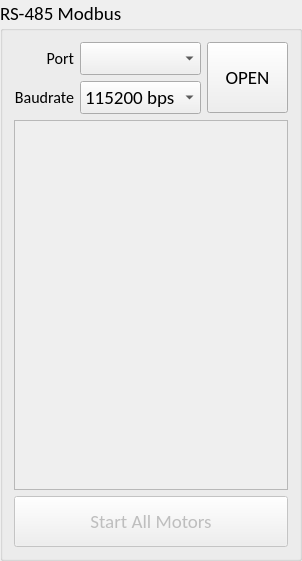
  <widget class="QGroupBox" name="groupBox">
   <property name="geometry">
    <rect>
     <x>9</x>
     <y>9</y>
     <width>302</width>
     <height>561</height>
    </rect>
   </property>
   <property name="minimumSize">
    <size>
     <width>302</width>
     <height>561</height>
    </size>
   </property>
   <property name="font">
    <font>
     <family>Calibri</family>
     <pointsize>14</pointsize>
     <weight>50</weight>
     <bold>false</bold>
    </font>
   </property>
   <property name="title">
    <string>RS-485 Modbus</string>
   </property>
   <layout class="QHBoxLayout" name="horizontalLayout_2">
    <item>
     <layout class="QVBoxLayout" name="verticalLayout">
      <item>
       <layout class="QHBoxLayout" name="horizontalLayout">
        <item>
         <layout class="QGridLayout" name="gridLayout">
          <item row="0" column="1">
           <widget class="QComboBox" name="cbSerialPort"/>
          </item>
          <item row="0" column="0">
           <widget class="QLabel" name="lbSerialPort">
            <property name="font">
             <font>
              <family>Calibri</family>
              <pointsize>12</pointsize>
              <weight>50</weight>
              <bold>false</bold>
             </font>
            </property>
            <property name="midLineWidth">
             <number>0</number>
            </property>
            <property name="text">
             <string>Port</string>
            </property>
            <property name="alignment">
             <set>Qt::AlignRight|Qt::AlignTrailing|Qt::AlignVCenter</set>
            </property>
           </widget>
          </item>
          <item row="1" column="0">
           <widget class="QLabel" name="lbSerialPort_2">
            <property name="font">
             <font>
              <family>Calibri</family>
              <pointsize>12</pointsize>
              <weight>50</weight>
              <bold>false</bold>
             </font>
            </property>
            <property name="midLineWidth">
             <number>0</number>
            </property>
            <property name="text">
             <string>Baudrate</string>
            </property>
            <property name="alignment">
             <set>Qt::AlignRight|Qt::AlignTrailing|Qt::AlignVCenter</set>
            </property>
           </widget>
          </item>
          <item row="1" column="1">
           <widget class="QComboBox" name="cbBaudRate">
            <property name="currentIndex">
             <number>7</number>
            </property>
            <property name="maxVisibleItems">
             <number>10</number>
            </property>
            <item>
             <property name="text">
              <string>1200 bps</string>
             </property>
            </item>
            <item>
             <property name="text">
              <string>2400 bps</string>
             </property>
            </item>
            <item>
             <property name="text">
              <string>4800 bps</string>
             </property>
            </item>
            <item>
             <property name="text">
              <string>9600 bps</string>
             </property>
            </item>
            <item>
             <property name="text">
              <string>19200 bps</string>
             </property>
            </item>
            <item>
             <property name="text">
              <string>38400 bps</string>
             </property>
            </item>
            <item>
             <property name="text">
              <string>57600 bps</string>
             </property>
            </item>
            <item>
             <property name="text">
              <string>115200 bps</string>
             </property>
            </item>
            <item>
             <property name="text">
              <string>256000 bps</string>
             </property>
            </item>
            <item>
             <property name="text">
              <string>500000 bps</string>
             </property>
            </item>
            <item>
             <property name="text">
              <string>1000000 bps</string>
             </property>
            </item>
            <item>
             <property name="text">
              <string>1500000 bps</string>
             </property>
            </item>
           </widget>
          </item>
         </layout>
        </item>
        <item>
         <widget class="QPushButton" name="btnOpen">
          <property name="minimumSize">
           <size>
            <width>81</width>
            <height>71</height>
           </size>
          </property>
          <property name="font">
           <font>
            <pointsize>14</pointsize>
           </font>
          </property>
          <property name="text">
           <string>OPEN</string>
          </property>
         </widget>
        </item>
       </layout>
      </item>
      <item>
       <widget class="QListWidget" name="lsMotors">
        <property name="enabled">
         <bool>false</bool>
        </property>
        <property name="editTriggers">
         <set>QAbstractItemView::NoEditTriggers</set>
        </property>
       </widget>
      </item>
      <item>
       <widget class="QPushButton" name="btnStartAll">
        <property name="enabled">
         <bool>false</bool>
        </property>
        <property name="minimumSize">
         <size>
          <width>241</width>
          <height>51</height>
         </size>
        </property>
        <property name="autoFillBackground">
         <bool>false</bool>
        </property>
        <property name="text">
         <string>Start All Motors</string>
        </property>
        <property name="autoDefault">
         <bool>false</bool>
        </property>
        <property name="default">
         <bool>false</bool>
        </property>
        <property name="flat">
         <bool>false</bool>
        </property>
       </widget>
      </item>
     </layout>
    </item>
   </layout>
  </widget>
